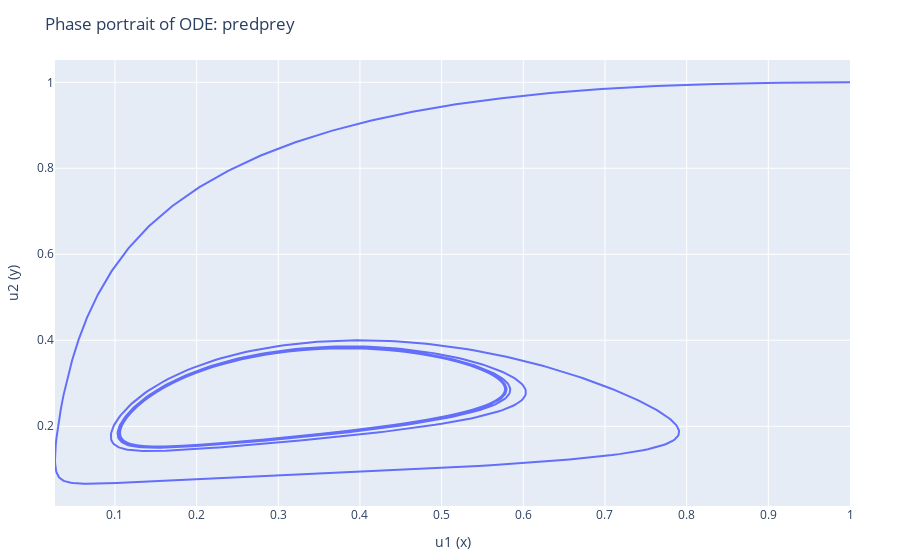

This figure's notebook cell:
### Markdown cell above
In this way, the period can be measured using Plotly's zoom features, and clicking at the peaks, roughly 20s in this case. Later, the numerical shooting method will allow the period to be found numerically. We can also plot the phase portrait of this system using the built-in `plot_phase_portrait` function.

### Code cell
t = 0:0.1:600
plot_phase_portrait(predprey, [1 1], t, labels = ["u1 (x)" "u2 (y)"])

### Figure 1 — Plotly figure (JSON) as saved in the notebook; plotly's stock layout.template omitted (floating-point values rounded to 4 significant figures; data arrays with more than 128 entries replaced by an {"elided": "..."} marker saying what was removed)
{"data": [{"mode": "lines", "type": "scatter", "x": {"elided": "6001 float values"}, "y": {"elided": "6001 float values"}}], "layout": {"margin": {"b": 50, "l": 50, "r": 50, "t": 60}, "title": "Phase portrait of ODE: predprey", "xaxis": {"title": {"text": "u1 (x)"}}, "yaxis": {"title": {"text": "u2 (y)"}}}}
